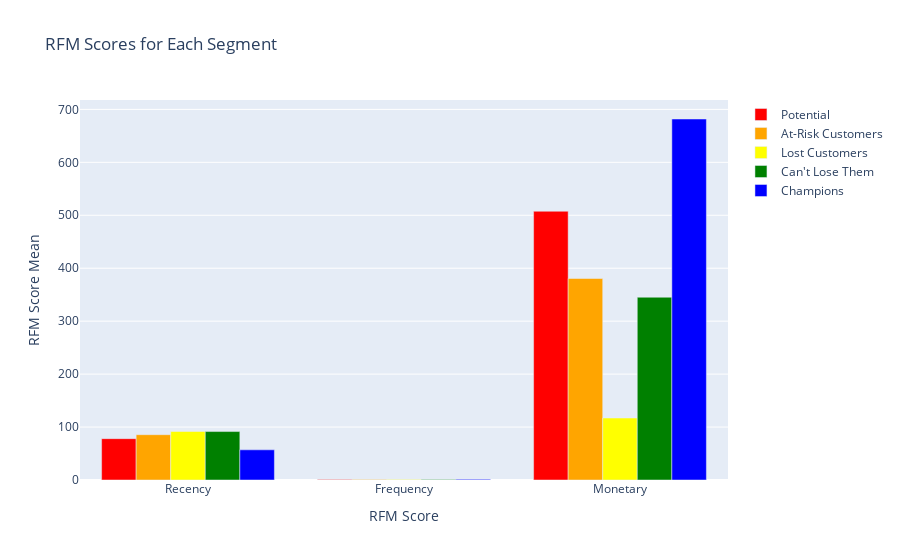

The code cell stored with this chart in its notebook:
### Code cell
import plotly.graph_objs as go

# Define the colors for each segment
colors = ['red', 'orange', 'yellow', 'green', 'blue', 'purple']

# Create a bar chart of the RFM scores for each segment
fig = go.Figure()
for i, segment in enumerate(data['RFM Customer Segments'].unique()):
    segment_data = data[data['RFM Customer Segments'] == segment]
    fig.add_trace(go.Bar(x=['Recency', 'Frequency', 'Monetary'], y=[segment_data['Recency'].mean(), segment_data['Frequency'].mean(), segment_data['Monetary'].mean()], name=segment, marker_color=colors[i]))
fig.update_layout(title='RFM Scores for Each Segment', xaxis_title='RFM Score', yaxis_title='RFM Score Mean')
fig.show()

### Figure 1 — Plotly figure (JSON) as saved in the notebook; plotly's stock layout.template omitted (floating-point values rounded to 4 significant figures)
{"data": [{"marker": {"color": "red"}, "name": "Potential", "type": "bar", "x": ["Recency", "Frequency", "Monetary"], "y": [78.06, 1.008, 507.6]}, {"marker": {"color": "orange"}, "name": "At-Risk Customers", "type": "bar", "x": ["Recency", "Frequency", "Monetary"], "y": [85.57, 1, 380.6]}, {"marker": {"color": "yellow"}, "name": "Lost Customers", "type": "bar", "x": ["Recency", "Frequency", "Monetary"], "y": [91.63, 1, 117.0]}, {"marker": {"color": "green"}, "name": "Can't Lose Them", "type": "bar", "x": ["Recency", "Frequency", "Monetary"], "y": [91.49, 1, 345.2]}, {"marker": {"color": "blue"}, "name": "Champions", "type": "bar", "x": ["Recency", "Frequency", "Monetary"], "y": [57.0, 1.195, 681.8]}], "layout": {"title": {"text": "RFM Scores for Each Segment"}, "xaxis": {"title": {"text": "RFM Score"}}, "yaxis": {"title": {"text": "RFM Score Mean"}}}}
